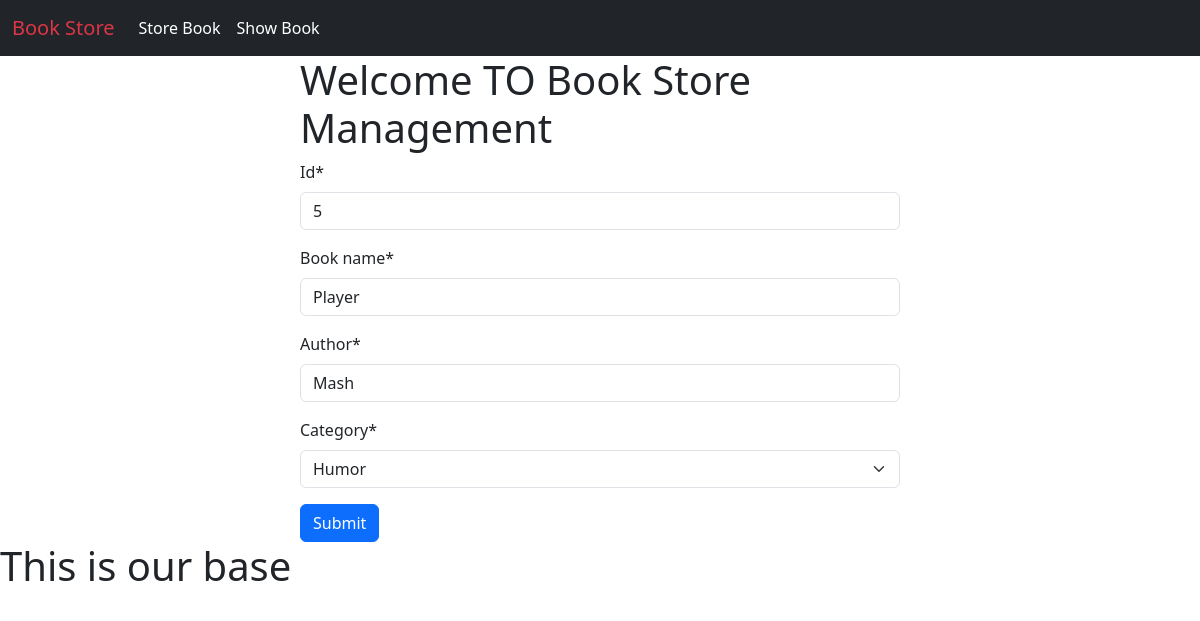
The page /edit_book/5 on the database its author committed.
### book/models.py (models this page shows)
class BookStoreModel(models.Model):
    CATEGORY = (
        ('Mystery', 'Mystery'),
        ('Thriller', 'Thriller'),
        ('Sci-Fi', 'Sci-Fi'),
        ('Humor', 'Humor'),
        ('Horror', 'Horror'),
    )
    id = models.IntegerField(primary_key=True)
    book_name = models.CharField(max_length=30)
    author = models.CharField(max_length=30)
    category = models.CharField(max_length=30, choices=CATEGORY)
    first_pub = models.DateTimeField(auto_now_add=True)  # first date
    last_pub = models.DateTimeField(auto_now=True)  # update date

### book/views.py (the view)
# urls.py: path('edit_book/<int:pk>', views.BookUpdateView.as_view(), name='edit_book'),
class BookUpdateView(UpdateView):
    model = BookStoreModel
    template_name = 'store_book.html'
    form_class = BookStoreForm
    success_url = reverse_lazy('show_books')

### book/forms.py
class BookStoreForm(forms.ModelForm):
    class Meta:
        model = BookStoreModel
        fields = ['id', 'book_name', 'author', 'category']

### book/templates/store_book.html (shortened to what this page needs)
{% extends 'base.html' %}
{% load crispy_forms_tags %}
{% block content %}
<div style="width: 50%; margin:auto">
    <h1>Welcome TO Book Store Management</h1>
    <form method="post" method="/show_books">
        {{form|crispy}}
        <button class="btn btn-primary" type="submit">Submit</button>
    </form>
</div>
{% endblock %}

### rows shown on the page
BookStoreModel: id "5", book_name "Player", author "Mash", category "Humor"
